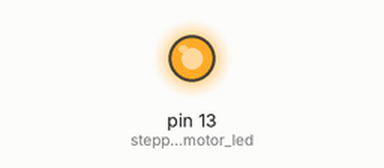
This sketch was run on a simulated Arduino Uno, built with avr-gcc and run on an emulated ATmega328P. Parts: output pins drawn as LEDs (lit = HIGH). What the sketch prints to the serial monitor is not drawn.

Above: at 0.1 s.
Timing chart, 0 to 1.6 s (numbered marks = the images above):
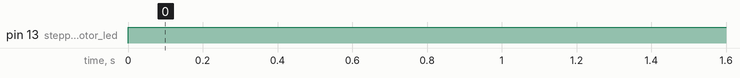

Measured:
- by itself, pin 13 (stepper_motor_led): LOW → HIGH at 0.00 s

The sketch:

2ndAtStepper.ino
```cpp
#include <Stepper.h>

int ENA = 6;
int ENB = 7;

//int joystick_power = 5; // connect the vcc pin of the joysick
// with pin number 5 of the arduino.
int vrx = A0;
int vry = A1;
int vrx_data = 0;
int vry_data = 0;
//int joystick_switch = 4;
boolean state = false;
int switch_flag = 0;
int stepper_motor_led = 13;


 int steps = 4; // you can set to different values, 4, 8, 12,16,20,24,28 and 32
Stepper myStepper(steps, 8, 9, 10, 11);

void setup() {

  myStepper.setSpeed(100);
  Serial.begin(9600);
  digitalWrite(ENA , LOW);
  digitalWrite(ENB , LOW);

  //pinMode(joystick_power , OUTPUT);
  //digitalWrite(joystick_power, HIGH);
  pinMode(vrx , INPUT);
  pinMode(vry, INPUT);
 // pinMode(joystick_switch , INPUT_PULLUP);
  pinMode(stepper_motor_led, OUTPUT);
  digitalWrite(stepper_motor_led, LOW);
}

void loop() {

  digitalWrite(ENA , HIGH);
  digitalWrite(ENB , HIGH);
  Serial.println("Stepper motor is ActivE");
  digitalWrite(stepper_motor_led, HIGH);
  switch_flag = 0;
  }

void joystick()
{
vrx_data = analogRead(vrx);
Serial.print("Vrx:");
Serial.println(vrx_data);


if ( (vrx_data > 510)  &&   (vrx_data < 1000)   )
{
    digitalWrite(ENA , HIGH);
  digitalWrite(ENB , HIGH);

  myStepper.setSpeed(20);
  myStepper.step(+1);
}


if ( vrx_data > 1000   )
{
    digitalWrite(ENA , HIGH);
  digitalWrite(ENB , HIGH);
  myStepper.setSpeed(700);
  myStepper.step(+1);
}


// for reverse movement

if ( (vrx_data >= 0)  &&   (vrx_data < 20)   )
{
      digitalWrite(ENA , HIGH);
  digitalWrite(ENB , HIGH);
  myStepper.setSpeed(700);
  myStepper.step(-1);
}

if ( (vrx_data > 20)  &&   (vrx_data < 490)   )
{
    digitalWrite(ENA , HIGH);
  digitalWrite(ENB , HIGH);
  myStepper.setSpeed(50);
  myStepper.step(-1);
}

}
```
